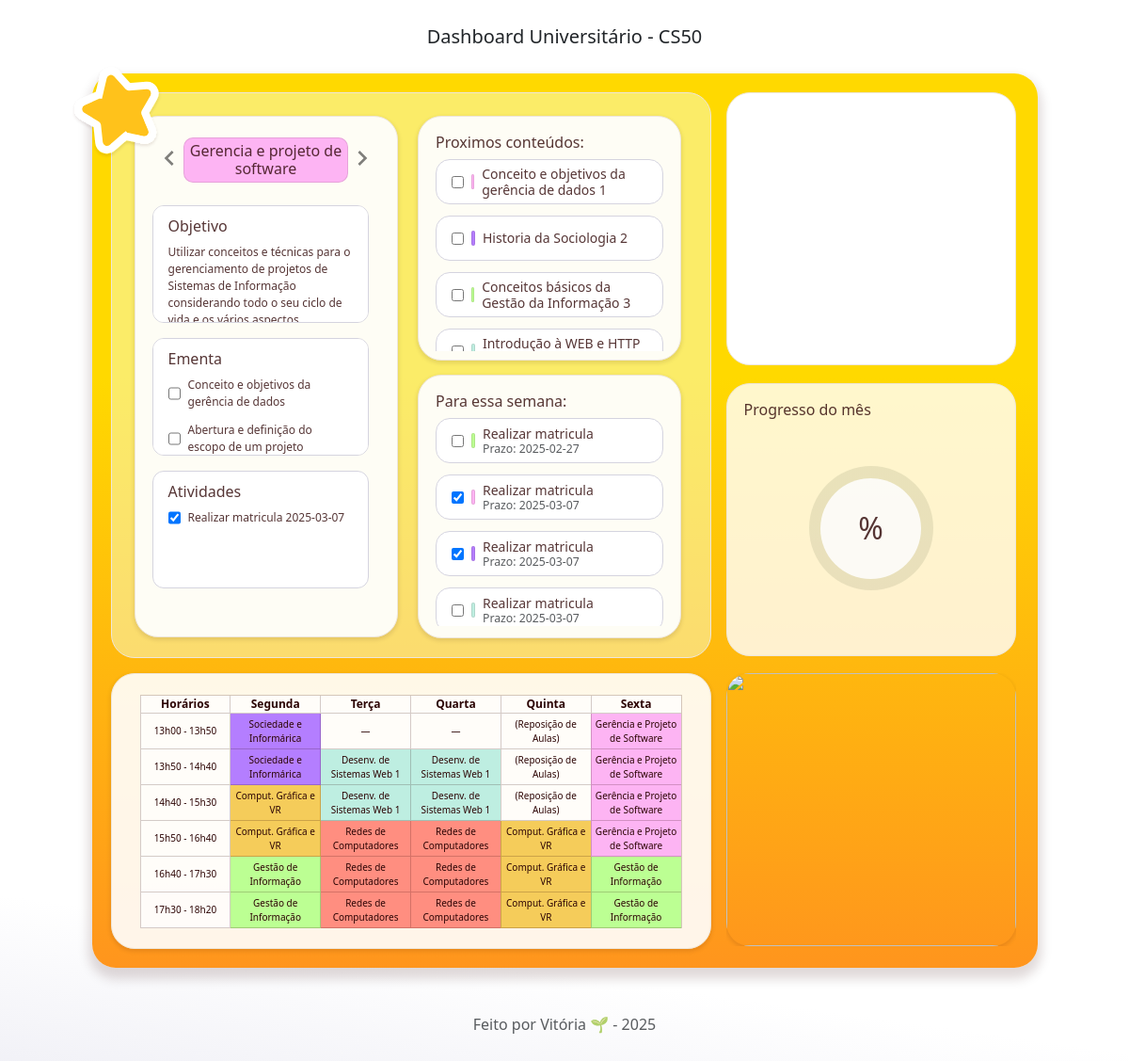
The page / on the database its author committed.
### tables this page shows
CREATE TABLE disciplina (
    id_disciplina INTEGER PRIMARY KEY AUTOINCREMENT,
    nome TEXT,
    objetivo TEXT
);

CREATE TABLE todo (
id INTEGER PRIMARY KEY AUTOINCREMENT,
nome TEXT NOT NULL,
categoria TEXT CHECK ( categoria IN ('CON', 'ATV') ) NOT NULL,
prazo TEXT,
id_disciplina INTEGER, concluido text NOT NULL CHECK (concluido IN ('false', 'true')) DEFAULT 'false',
FOREIGN KEY (id_disciplina) REFERENCES disciplina(id)
);

### app.py (the view)
@app.route("/")
def dashboard():
    prox_conteudos = database.proximos_conteudos()
    prox_atividades = database.proximas_atividades()
    disciplinas = database.mostra_disciplinas()
    for i in range(len(disciplinas)):
        disciplinas[i]["ementa"] = database.mostra_conteudos(disciplinas[i]["id"])
        disciplinas[i]["atividades"] = database.mostra_atividades(disciplinas[i]["id"])
    return render_template("index.html", disciplinas= disciplinas, prox_conteudos=prox_conteudos, prox_atividades=prox_atividades)

### database.py (called while the page is built)
def dict_factory(cursor, row):
    fields = [column[0] for column in cursor.description]
    return {key: value for key, value in zip(fields, row)}

def mostra_disciplinas():
    connect = sqlite3.connect("dashboard.db")
    connect.row_factory = dict_factory
    cursor = connect.cursor()
    cursor.execute("SELECT id_disciplina AS id, nome, objetivo FROM disciplina")
    disciplinas = cursor.fetchall()
    connect.close()
    return disciplinas

def mostra_conteudos(id_disciplina):
    connect = sqlite3.connect("dashboard.db")
    connect.row_factory = dict_factory
    cursor = connect.cursor()
    cursor.execute(
        '''
        SELECT id, nome, concluido FROM todo
        WHERE categoria = 'CON' AND id_disciplina = ?
        ''', (id_disciplina,))
    conteudos = cursor.fetchall()
    connect.close()
    return conteudos

def mostra_atividades(id_disciplina):
    connect = sqlite3.connect("dashboard.db")
    connect.row_factory = dict_factory
    cursor = connect.cursor()
    cursor.execute(
        '''
        SELECT id, nome, concluido, prazo, id_disciplina as disciplina FROM todo
        WHERE categoria = 'ATV' AND disciplina = ?
        ''', (id_disciplina,))
    atividades = cursor.fetchall()
    connect.close()
    return atividades

def proximos_conteudos():
    connect = sqlite3.connect("dashboard.db")
    connect.row_factory = dict_factory
    cursor = connect.cursor()
    cursor.execute(
        '''
        SELECT id, nome, concluido, id_disciplina AS disciplina FROM todo
        WHERE categoria = 'CON' AND concluido = 'false'
        GROUP BY id_disciplina
        ''')
    prox_conteudos = cursor.fetchall()
    connect.close()
    return prox_conteudos

def proximas_atividades():
    connect = sqlite3.connect("dashboard.db")
    connect.row_factory = dict_factory
    cursor = connect.cursor()
    hoje = datetime.today().strftime('%Y-%m-%d')
    cursor.execute(
        '''
        SELECT id, nome, prazo, concluido, id_disciplina AS disciplina FROM todo
        WHERE julianday(prazo) - julianday(?) <= 7
        ORDER BY prazo
        ''', (hoje,))
    prox_atividades = cursor.fetchall()
    connect.close()
    return prox_atividades

### templates/index.html (shortened to what this page needs)
<!DOCTYPE html>
<html lang="pt-br">
  <head>
    <link
      href="https://cdn.jsdelivr.net/npm/bootstrap@5.3.3/dist/css/bootstrap.min.css"
      rel="stylesheet"
    />
    <link rel="stylesheet" href="/static/style.css" />
  </head>
  <body>
    <p class="d-flex justify-content-center m-4 lead">Dashboard Universitário - CS50</p>
    <div class="wrapper d-flex gap-3">
      <div class="d-grid gap-3">
        <div class="main-area">
          <div id="carrossel-disciplina" class="carousel">
            <div class="carousel-inner">
              <button
                class="carousel-control-prev"
                type="button"
                data-bs-target="#carrossel-disciplina"
                data-bs-slide="prev"
              >
                <span
                  class="carousel-control-prev-icon"
                  aria-hidden="true"
                ></span>
              </button>
              <button
                class="carousel-control-next"
                type="button"
                data-bs-target="#carrossel-disciplina"
                data-bs-slide="next"
              >
                <span
                  class="carousel-control-next-icon"
                  aria-hidden="true"
                ></span>
              </button>
              {% for disciplina in disciplinas %}
              <div class="carousel-item">
                <h6 class="titulo-disciplina disciplina{{disciplina.id}}">
                  {{disciplina.nome}}
                </h6>
                <div class="conteudos">
                  <div>
                    <h6>Objetivo</h6>
                    <p>{{disciplina.objetivo}}</p>
                  </div>
                  <div>
                    <h6>Ementa</h6>
                    <ul>
                      {% for conteudo in disciplina.ementa %}
                      <li>
                        <input
                          id="{{conteudo.id}}"
                          type="checkbox"
                          value="{{conteudo.concluido}}"
                          onchange="atualizaTodo(this)"
                        />
                        <p>{{conteudo.nome}}</p>
                      </li>
                      {% endfor %}
                    </ul>
                  </div>
                  <div>
                    <h6>Atividades</h6>
                    <ul>
                      {% for atividade in disciplina.atividades %}
                      <li>
                        <input
                          id="{{atividade.id}}"
                          type="checkbox"
                          value="{{atividade.concluido}}"
                          onchange="atualizaTodo(this)"
                        />
                        <p>{{atividade.nome}} {{atividade.prazo}}</p>
                      </li>
                      {% endfor %}
                    </ul>
                  </div>
                </div>
              </div>
              {% endfor %}
            </div>
          </div>
          <div id="proximos-conteudos">
            <h6>Proximos conteúdos:</h6>
            <ul>
              {% for conteudo in prox_conteudos %}
              <li>
                <input
                  id="{{conteudo.id}}"
                  type="checkbox"
                  value="{{conteudo.concluido}}"
                  onchange="atualizaTodo(this)"
                />
                <div
                  class="linha-vertical disciplina{{conteudo.disciplina}}"
                ></div>
                <p class="lh-sm">{{conteudo.nome}} {{conteudo.disciplina}}</p>
              </li>
              {% endfor %}
            </ul>
          </div>
          <div id="proximas-atividades">
            <h6>Para essa semana:</h6>
            <ul>
              {% for atividade in prox_atividades %}
              <li>
                <input
                  id="{{atividade.id}}"
                  type="checkbox"
                  value="{{atividade.concluido}}"
                  onchange="atualizaTodo(this)"
                />
                <div
                  class="linha-vertical disciplina{{atividade.disciplina}}"
                ></div>
                <div class="lh-sm">
                  <p>{{atividade.nome}}</p>
                  <p class="text-muted small">Prazo: {{atividade.prazo}}</p>
                </div>
              </li>
              {% endfor %}
            </ul>
          </div>
          <img class="estrela" width="100" height="100" src="/static/icons/Star 1.svg" >
        </div>
        <div class="horario">
          <table id="horario" class="table table-bordered">
            <thead>
              <tr>
                <th scope="col">Horários</th>
                <th scope="col">Segunda</th>
                <th scope="col">Terça</th>
                <th scope="col">Quarta</th>
                <th scope="col">Quinta</th>
                <th scope="col">Sexta</th>
              </tr>
            </thead>
            <tbody>
              <tr>
                <td>13h00 - 13h50</td>
                <td class="disciplina2">Sociedade e Informárica</td>
                <td>&#8213;</td>
                <td>&#8213;</td>
                <td>(Reposição de Aulas)</td>
                <td class="disciplina1">Gerência e Projeto de Software</td>
              </tr>
              <tr>
                <td>13h50 - 14h40</td>
                <td class="disciplina2">Sociedade e Informárica</td>
                <td class="disciplina4">Desenv. de Sistemas Web 1</td>
                <td class="disciplina4">Desenv. de Sistemas Web 1</td>
                <td>(Reposição de Aulas)</td>
                <td class="disciplina1">Gerência e Projeto de Software</td>
              </tr>
              <tr>
                <td>14h40 - 15h30</td>
                <td class="disciplina6">Comput. Gráfica e VR</td>
                <td class="disciplina4">Desenv. de Sistemas Web 1</td>
                <td class="disciplina4">Desenv. de Sistemas Web 1</td>
                <td>(Reposição de Aulas)</td>
                <td class="disciplina1">Gerência e Projeto de Software</td>
              </tr>
              <tr>
                <td>15h50 - 16h40</td>
                <td class="disciplina6">Comput. Gráfica e VR</td>
                <td class="disciplina5">Redes de Computadores</td>
                <td class="disciplina5">Redes de Computadores</td>
                <td class="disciplina6">Comput. Gráfica e VR</td>
                <td class="disciplina1">Gerência e Projeto de Software</td>
              </tr>
              <tr>
                <td>16h40 - 17h30</td>
                <td class="disciplina3">Gestão de Informação</td>
                <td class="disciplina5">Redes de Computadores</td>
                <td class="disciplina5">Redes de Computadores</td>
                <td class="disciplina6">Comput. Gráfica e VR</td>
                <td class="disciplina3">Gestão de Informação</td>
              </tr>
              <tr>
                <td>17h30 - 18h20</td>
                <td class="disciplina3">Gestão de Informação</td>
                <td class="disciplina5">Redes de Computadores</td>
                <td class="disciplina5">Redes de Computadores</td>
                <td class="disciplina6">Comput. Gráfica e VR</td>
                <td class="disciplina3">Gestão de Informação</td>
              </tr>
            </tbody>
          </table>
        </div>
      </div>
      <div class="d-grid gap-3">
        <div class="calendario">
          <div id="calendar"></div>
        </div>
        <div id="progresso">
          <h6>Progresso do mês</h6>
          <div class="d-grid gap-3">
            <div class="progress-bar" role="progressbar" aria-live="polite"></div>
            <div class="info"></div>
          </div>
        </div>
        <div
          id="imagens"
          class="carousel slide carousel-fade"
          data-bs-ride="carousel"
        >
          <div class="carousel-inner">
            <img
              width="308px"
              height="290px"
              src="https://i.ytimg.com/vi/SQJrYw1QvSQ/maxresdefault.jpg"
              class="carousel-item active"
            />
          </div>
        </div>
      </div>
    </div>
    <footer class="d-flex justify-content-center m-5 text-muted">
      Feito por Vitória 🌱 - 2025
    </footer>
  </body>
</html>

### static/style.css (style rules this page uses)
:root { --fc-border-color: #D5D4DF; --fc-button-text-color: #2c0404cc; --fc-button-bg-color: transparent; --fc-button-border-color: transparent; --fc-button-hover-bg-color: transparent; --fc-button-hover-border-color: transparent; --fc-button-active-bg-color: transparent; --fc-button-active-border-color: transparent; --fc-event-text-color: #2c0404cc; --fc-today-bg-color: #FFD900; }
.wrapper { width: 1005px; margin: 20px auto; padding: 20px; border-radius: 25px; color:#2c0404cc; background: linear-gradient(#FFD900 34%,#FF951D); box-shadow: 0px 8px 12px 4px rgba(44, 4, 4, 0.15); }
body { font-family:system-ui, -apple-system, BlinkMacSystemFont, 'Segoe UI', Roboto, Oxygen, Ubuntu, Cantarell, 'Open Sans', 'Helvetica Neue', sans-serif; background: rgb(240,240,246); background: linear-gradient(8deg, rgba(240,240,246,1) 0%, rgba(255,255,255,1) 15%); }
p { margin: 0; }
ul { list-style-type: none; padding: 0; }
.estrela { position: absolute; top: -30px; left: -45px; }
.linha-vertical { width: 0.25rem; height: 16px; margin: auto 0; border-radius: 5px; border: 1px solid rgba(44, 4, 4, 0.1); }
.carousel-control-prev, .carousel-control-next { margin-top: 6px; align-items: flex-start; height: fit-content; }
.carousel-control-prev-icon { background-image: url("/static/icons/chevron_left_24dp_2C0404CC.svg"); }
.carousel-control-next-icon { background-image: url("/static/icons/navigate_next_24dp_2C0404CC.svg"); }
footer { margin: 0 auto; }
.disciplina1 { background-color: #fdb4f3 !important; }
.disciplina2 { background-color: #b47eff !important; }
.disciplina3 { background-color: #bcff93 !important; }
.disciplina4 { background-color: #beeee1 !important; }
.disciplina5 { background-color: #ff8e80 !important; }
.disciplina6 { background-color: #f5cc5a !important; }

### rows shown on the page
disciplina: nome "Gerencia e projeto de software", objetivo "Utilizar conceitos e técnicas para o gerenciamento de projetos de Sistemas de Informação considerando todo o seu ciclo de vida e os vários aspectos…"
todo: nome "Conceito e objetivos da gerência de dados", disciplina "1"
todo: nome "Abertura e definição do escopo de um projeto"
todo: nome "Realizar matricula", prazo "2025-03-07"
todo: nome "Historia da Sociologia", disciplina "2"
todo: nome "Conceitos básicos da Gestão da Informação", disciplina "3"
todo: nome "Introdução à WEB e HTTP"
todo: nome "Realizar matricula", prazo "2025-02-27"
todo: nome "Realizar matricula", prazo "2025-03-07"
todo: nome "Realizar matricula", prazo "2025-03-07"
